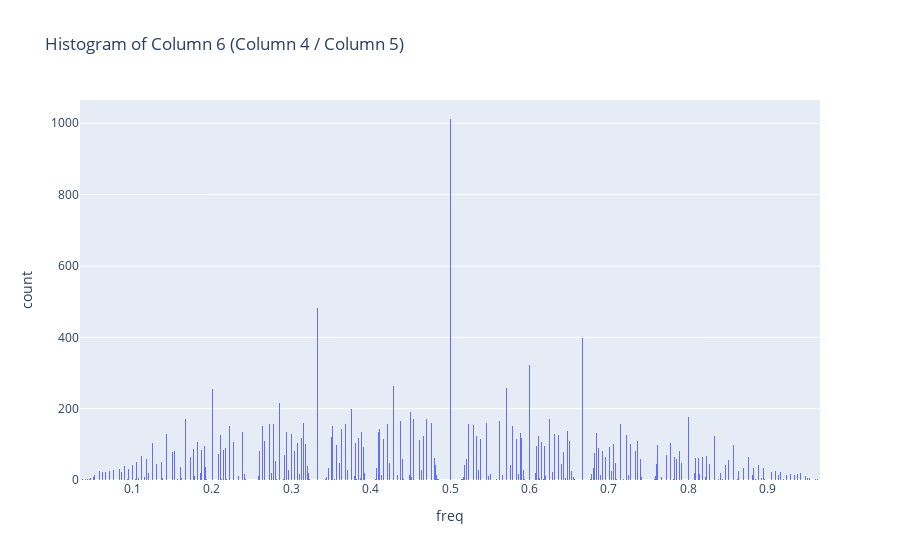

Notebook source saved alongside this figure:
### Code cell
data_02 = pd.read_csv("tests/test_01_p4_f0_10000.tsv", names = ["snp_id","snp_number","base","base_count","total_site_depth"], sep = "\t")
data_02["freq"] = data_02["base_count"] / data_02["total_site_depth"]

px.histogram(data_02, x="freq", nbins=1000,
                         title='Histogram of Column 6 (Column 4 / Column 5)',
                         labels={'column6': 'Column 6 Value (Column 4 / Column 5)'})

### Figure 1 — Plotly figure (JSON) as saved in the notebook; plotly's stock layout.template omitted (floating-point values rounded to 4 significant figures; data arrays with more than 128 entries replaced by an {"elided": "..."} marker saying what was removed)
{"data": [{"alignmentgroup": "True", "bingroup": "x", "hovertemplate": "freq=%{x}<br>count=%{y}<extra></extra>", "legendgroup": "", "marker": {"color": "#636efa", "pattern": {"shape": ""}}, "name": "", "nbinsx": 1000, "offsetgroup": "", "orientation": "v", "showlegend": false, "type": "histogram", "x": {"elided": "21089 float values"}, "xaxis": "x", "yaxis": "y"}], "layout": {"barmode": "relative", "legend": {"tracegroupgap": 0}, "title": {"text": "Histogram of Column 6 (Column 4 / Column 5)"}, "xaxis": {"anchor": "y", "domain": [0, 1], "title": {"text": "freq"}}, "yaxis": {"anchor": "x", "domain": [0, 1], "title": {"text": "count"}}}}
